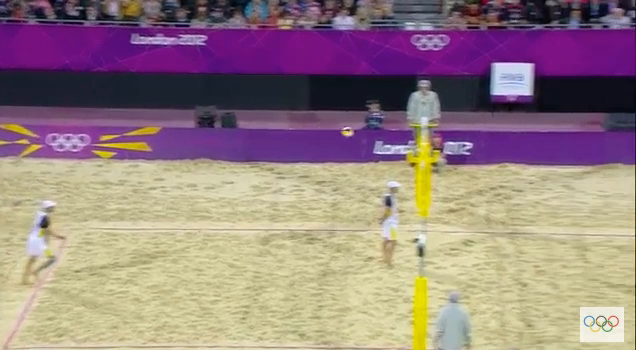
#> input picture frame 38 of media/beachVolleyball6.mov, 636 x 350 px
$ python video6.py   (Python 2 division)   (older library calls are emulated)
#> lines starting #> are read from the running program, lines starting #| are printed output that depends on the picture; after the words box and inside, x2 and y2 are one past the last pixel; in counts of white or black regions, pixels touching at a corner belong together
### equalizeColor.py
import cv2


def equalizeBGRImage(img):
    img_hsv = cv2.cvtColor(img, cv2.cv.CV_BGR2HSV)
    eql_img = cv2.equalizeHist(img_hsv[:, :, 2])
    # print eql_img.shape
    img_hsv[:, :, 2] = eql_img[:, :]
    return cv2.cvtColor(img_hsv, cv2.cv.CV_HSV2BGR)

### video6.py
import cv2
import cv2.cv as cv
import numpy as np
import equalizeColor

cap = cv2.VideoCapture('media/beachVolleyball6.mov')
# FRAME_COUNT = int(cap.get(7))
# print FRAME_COUNT
FRAME_WIDTH = int(cap.get(cv.CV_CAP_PROP_FRAME_WIDTH))
FRAME_HEIGHT = int(cap.get(cv.CV_CAP_PROP_FRAME_HEIGHT))
print FRAME_WIDTH
print FRAME_HEIGHT
FRAME_INTERVAL = 1
# ------------ manually chosen features
FRAME_START = 0
FRAME_END = 387
FULL_COURT_WIDTH = 1000
FULL_COURT_HEIGHT = 370
CORNER_1 = [181, 193]
CORNER_2 = [121, 304]
CORNER_3 = [916, 218]
CORNER_4 = [989, 336]
p0 = np.array([[402.0, 270.0], [600.0, 300.0], [370.0, 210.0],
               [467, 170.0], [550.0, 250.0]], np.float32)
p_dst = np.array([[382.0, 240.0], [580.0, 270.0], [350.0, 180.0], [
                 447, 140.0], [530.0, 220.0]], np.float32)
# ------------ manually chosen features

# Parameters for lucas kanade optical flow
lk_params = dict(winSize=(15, 15),
                 maxLevel=2,
                 criteria=(cv2.TERM_CRITERIA_EPS | cv2.TERM_CRITERIA_COUNT,
                           10, 0.1))
# Create some random colors for lk track
color = np.random.randint(0, 255, (100, 3))


def Show4Img(img1, img2, img3, img4):
    deltaw = abs(FULL_COURT_WIDTH - FRAME_WIDTH)
    deltah = abs(FULL_COURT_HEIGHT - FRAME_HEIGHT)
    print deltaw, deltah
    return 0


# First frame
ret, old_frame = cap.read()
#> old_frame is the input picture: shape (350, 636, 3); mean B, G, R 128.9, 129.1, 151.1
rows, cols, channels = old_frame.shape
#> rows = 350; cols = 636; channels = 3
# print 'rows', rows
# print 'cols', cols
h, status = cv2.findHomography(p0, p_dst)
old_frame = old_frame[0:rows, 0:cols - 5]
#> old_frame: shape (350, 631, 3)
old_gray = cv2.cvtColor(old_frame, cv2.COLOR_BGR2GRAY)
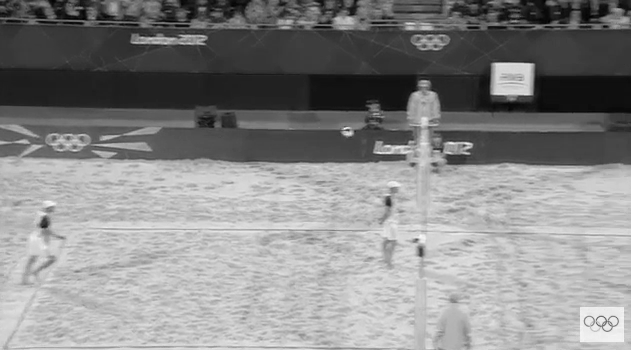
#> old_gray: shape (350, 631); min 1, max 248, mean 135.9
im_out = cv2.warpPerspective(
    old_frame, h, (FULL_COURT_WIDTH, FULL_COURT_HEIGHT))
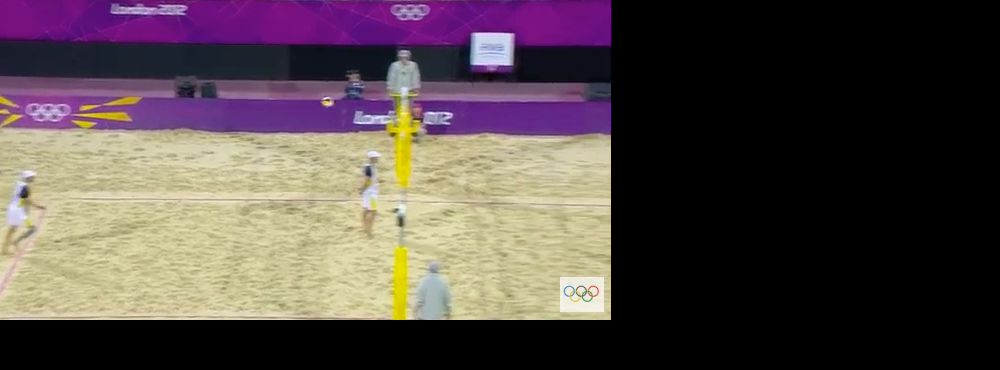
#> im_out: shape (370, 1000, 3); mean B, G, R 70.3, 71.3, 83.2
cv2.imshow('frame', im_out)

mask_draw = np.zeros_like(old_frame)
arr = []
arr.append(im_out.copy())
fr = FRAME_START
avgImg = np.float32(im_out)
fr_counter = 1

# Background generator
while(fr < FRAME_END):
    ret, frame = cap.read()
    rows, cols, channels = frame.shape
    frame = frame[0:rows, 0:cols - 5]
#> frame: shape (350, 631, 3)
    if (fr_counter % FRAME_INTERVAL == 0):
        # img1 = frame.copy()
        # print 'img1', frame.shape
        frame_gray = cv2.cvtColor(frame, cv2.COLOR_BGR2GRAY)

        # calculate optical flow
        p1, st, err = cv2.calcOpticalFlowPyrLK(
            old_gray, frame_gray, p0, None, **lk_params)
#> p1 = [[402, 270], [600, 300], [370, 210], [467, 170], [550, 250]]; st = [1, 1, 1, 1, 1]; err = [0, 0, 0, 0, 0]

        h, status = cv2.findHomography(p1, p_dst)
#> h = [[1, 1.36e-15, -20], [-5.71e-17, 1, -30], [-6.76e-19, 3.27e-18, 1]]; status = [1, 1, 1, 1, 1]
        im_out_new = cv2.warpPerspective(
            frame, h, (FULL_COURT_WIDTH, FULL_COURT_HEIGHT))

        rows, cols, channels = im_out_new.shape
#> rows = 370; cols = 1000
        roi = im_out[0:rows, 0:cols]

        # Now create a mask of logo and create its inverse mask also
        img2gray = cv2.cvtColor(im_out_new, cv2.COLOR_BGR2GRAY)
        ret, mask = cv2.threshold(img2gray, 10, 255, cv2.THRESH_BINARY)
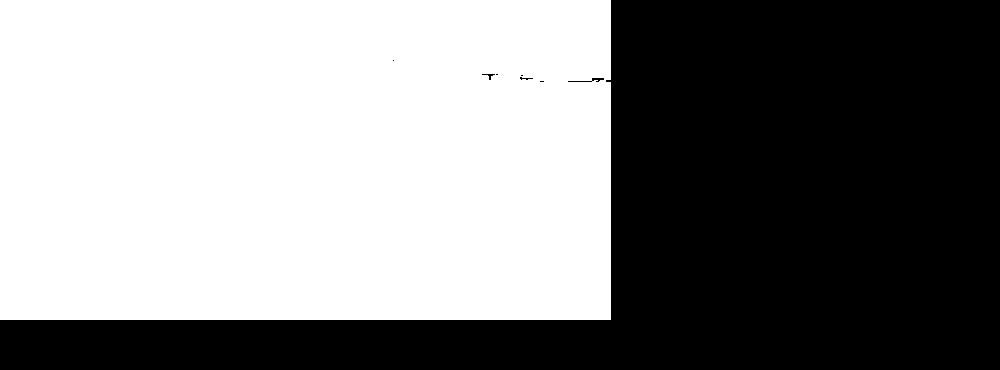
#> mask: shape (370, 1000); 52.8% white; 8 black regions (5 under 20 px), largest, box (x1, y1, x2, y2) and area: (0, 0, 1000, 370) 174490, (568, 78, 604, 82) 55, (482, 74, 495, 80) 26
        mask_inv = cv2.bitwise_not(mask)

        # Now black-out the area of logo in ROI
        img1_bg = cv2.bitwise_and(roi, roi, mask=mask_inv)

        # Take only region of logo from logo image.
        img2_fg = cv2.bitwise_and(im_out_new, im_out_new, mask=mask)

        # Put logo in ROI and modify the main image
        dst = cv2.add(img1_bg, img2_fg)
        im_out[0:rows, 0:cols] = dst
        im_gray = cv2.cvtColor(im_out, cv2.COLOR_BGR2GRAY)
        arr.append(im_out.copy())
        cv2.imshow('frame', im_out)
        print 'img2', im_out.shape
#| img2 (370, 1000, 3)
        img2 = im_out.copy()
        img4 = np.zeros(im_out.shape, np.uint8)

        # getting the background
        alpha = 1 / float(fr + 1)
        cv2.accumulateWeighted(im_out, avgImg, alpha)
        im_out = cv2.convertScaleAbs(avgImg)
        normImg = im_out.copy()

        cv2.imshow('background', normImg)

        # draw the tracks
        for i, (new, old) in enumerate(zip(p1, p0)):
            a, b = new.ravel()
            c, d = old.ravel()
            cv2.line(mask_draw, (a, b), (c, d), color[i].tolist(), 2)
            cv2.circle(frame, (a, b), 3, color[i].tolist(), -1)
#> this loop made 5 passes
#> (a, b, c, d) on passes 1 to 5: (402, 270, 402, 270), (600, 300, 600, 300), (370, 210, 370, 210), (467, 170, 467, 170), (550, 250, 550, 250)
        img = cv2.add(frame, mask_draw)

        # cv2.imshow('tracking',img)
        img1 = img.copy()
        img3 = np.zeros(img.shape, np.uint8)
        Show4Img(img1, img2, img3, img4)

        k = cv2.waitKey(1) & 0xff
#> (key Esc is pressed here)
        if k == 27:
            break

        # Now update the previous frame and previous points
        old_gray = frame_gray.copy()
        old_frame = frame.copy()
        p0 = p1.copy()

    fr_counter += 1
    fr = fr + 1

#cv2.imwrite('back6.jpg', normImg)
# Background Substraction
bg_gray = cv2.cvtColor(normImg, cv2.COLOR_BGR2GRAY)
p_bg = np.array([CORNER_1, CORNER_2, CORNER_3, CORNER_4], np.float32)

court_top = cv2.imread('court.png', 1)
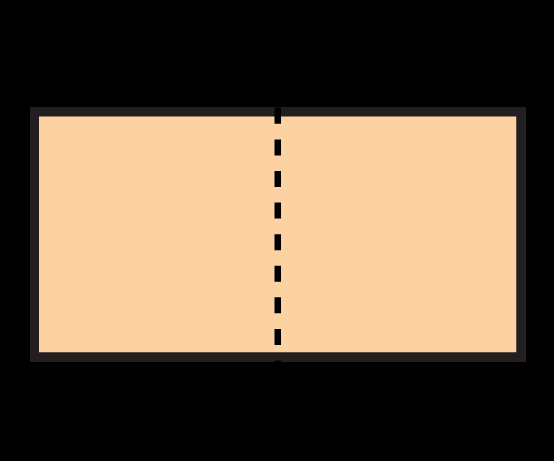
#> input picture court.png, 554 x 461 px
#> court_top is the input picture: shape (461, 554, 3); mean B, G, R 72.6, 93.6, 112.6
p_top = np.array([[40.0, 115.0], [40.0, 350.0], [
                 515.0, 115.0], [515.0, 350.0]], np.float32)
h_top, status = cv2.findHomography(p_bg, p_top)
#> h_top = [[0.925, 0.592, -224.4], [-0.124, 3.78, -541.6], [-4.17e-05, 0.00229, 1]]; status = [1, 1, 1, 1]

bg_gray = cv2.GaussianBlur(bg_gray, (21, 21), 0)
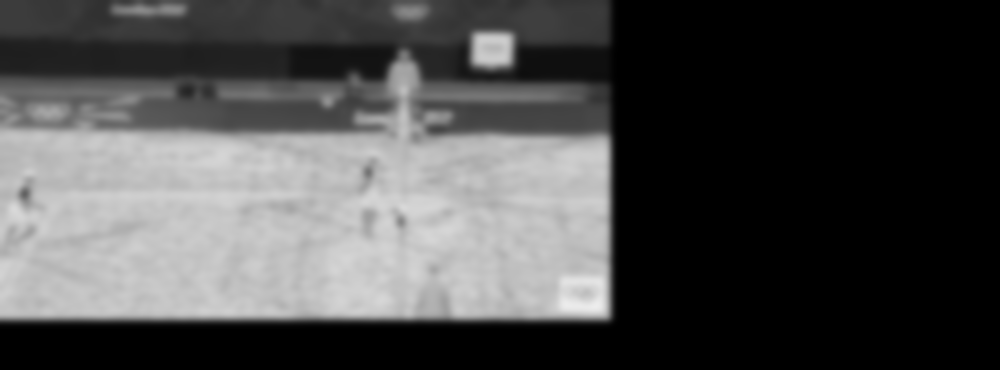
#> bg_gray: shape (370, 1000); min 0, max 237, mean 74.8
for fra_ori in arr:
    fra_ori = equalizeColor.equalizeBGRImage(fra_ori)
    fra = cv2.cvtColor(fra_ori, cv2.COLOR_BGR2GRAY)
    fra = cv2.GaussianBlur(fra, (21, 21), 0)
    frame_delta = cv2.subtract(bg_gray, fra)
    thresh = cv2.threshold(frame_delta, 70, 255, cv2.THRESH_BINARY)[1]

    # dilate the thresholded image to fill in holes, then find contours
    # on thresholded image
    thresh = cv2.dilate(thresh, None, iterations=10)
    (cnts, _) = cv2.findContours(thresh.copy(),
                                 cv2.RETR_EXTERNAL, cv2.CHAIN_APPROX_SIMPLE)

    court_top_copy = court_top.copy()
    # loop over the contours
    for c in cnts:
        # if the contour is too small, ignore it
        if cv2.contourArea(c) < 5 and cv2.contourArea(c) > 10:
            continue

        # compute the bounding box for the contour, draw it on the frame,
        # and update the text
        (x, y, w, h) = cv2.boundingRect(c)
        cv2.rectangle(fra_ori, (x, y), (x + w, y + h), (0, 255, 0), 2)

        xi = (x + x + h) / 2
        yi = y + h

        h0 = h_top[0, 0]
        h1 = h_top[0, 1]
        h2 = h_top[0, 2]
        h3 = h_top[1, 0]
        h4 = h_top[1, 1]
        h5 = h_top[1, 2]
        h6 = h_top[2, 0]
        h7 = h_top[2, 1]
        h8 = h_top[2, 2]

        tx = (h0 * xi + h1 * yi + h2)
        ty = (h3 * xi + h4 * yi + h5)
        tz = (h6 * xi + h7 * yi + h8)

        px = int(tx / tz)
        py = int(ty / tz)
        # Print the player on top down view
        cv2.circle(court_top_copy, (px, py), 3, (0, 0, 255), -1)

    cv2.imshow('frame_delta', frame_delta)
    cv2.imshow('frame_thresh', thresh)
    cv2.imshow('frame_detect', fra_ori)
    cv2.imshow('court_top', court_top_copy)

    k = cv2.waitKey(80) & 0xff
    if k == 27:
        break
#> this loop made 1 pass; (key Esc is pressed on pass 1)
#> pass 1, `fra_ori = equalizeColor.equalizeBGRImage(fra_ori)`:
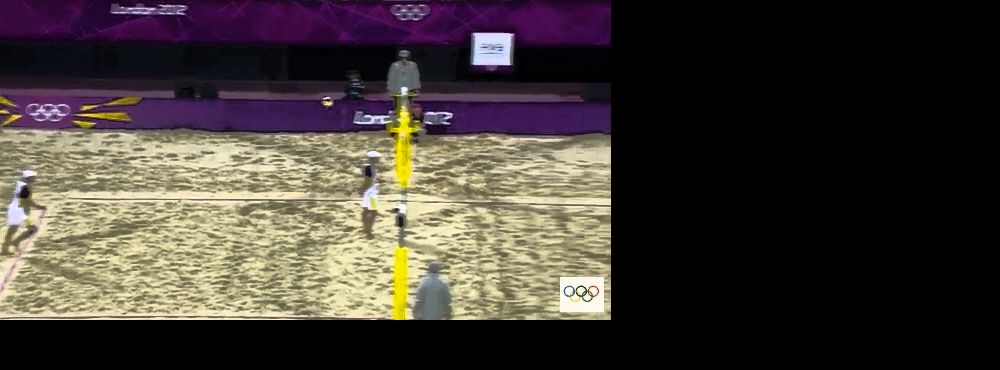
#> fra_ori: shape (370, 1000, 3); mean B, G, R 53.5, 59, 66.1
#> after the loop:
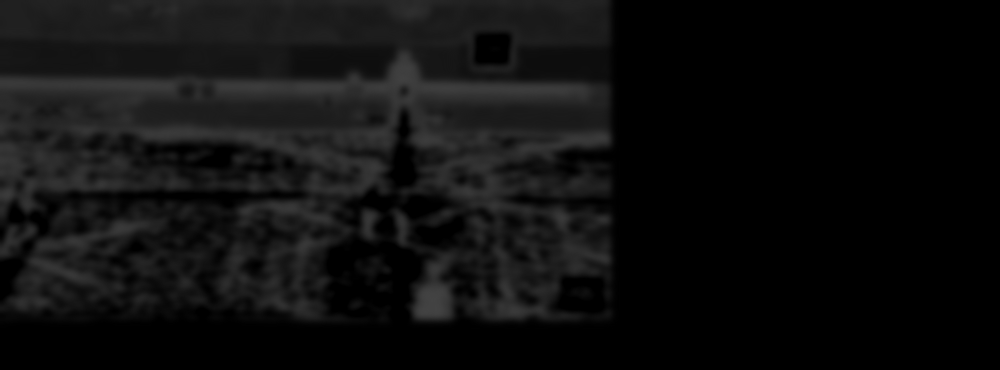
#> frame_delta: shape (370, 1000); min 0, max 67, mean 14.5

cv2.destroyAllWindows()
cap.release()

$ run again, starting later in the video
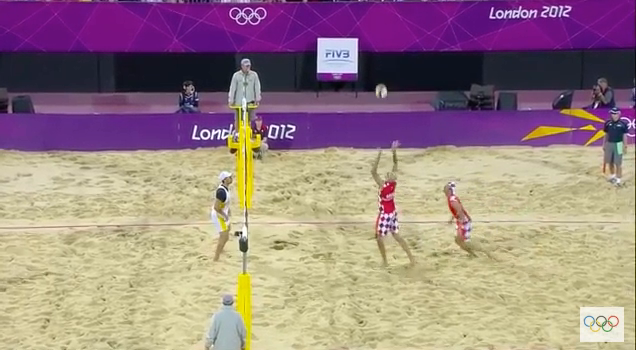
#> input picture frame 175 of media/beachVolleyball6.mov, 636 x 350 px
#> old_frame is the input picture: shape (350, 636, 3); mean B, G, R 131.4, 131, 155.1
#> old_frame: shape (350, 631, 3)
#> p1 = [[402, 270], [600.1, 300], [370, 210], [467.1, 170], [550, 250]]; st = [1, 1, 1, 1, 1]; err = [0.556, 0.6, 0.314, 0.483, 0]
#> `h, status = cv2.findHomography(p1, p_dst)`: h = [[1, 0.00379, -20.51], [6.82e-05, 1, -30.19], [-7.37e-07, 6.12e-06, 1]]; status = [1, 1, 1, 1, 1]
#> mask: shape (370, 1000); 52.8% white; 11 black regions (9 under 20 px), largest, box (x1, y1, x2, y2) and area: (0, 0, 1000, 370) 174480, (314, 52, 323, 59) 43
#| img2 (370, 1000, 3)
#> the loop `for i, (new, old) in enumerate(zip(p1, p0)):` made 5 passes
#> (a, b, c, d) on passes 1 to 5: (402, 270, 402, 270), (600.1, 300, 600, 300), (370, 210, 370, 210), (467.1, 170, 467, 170), (550, 250, 550, 250)
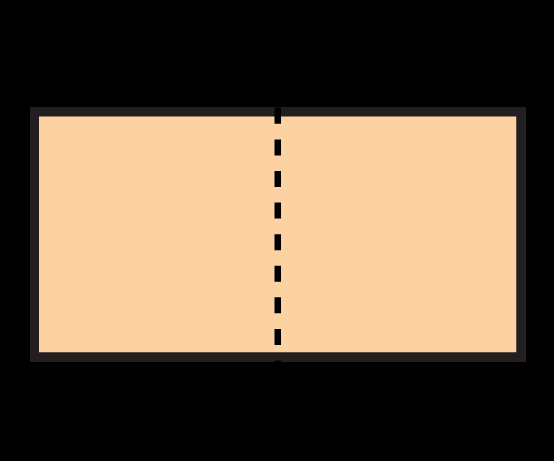
#> input picture court.png, 554 x 461 px
#> court_top is the input picture: shape (461, 554, 3); mean B, G, R 72.6, 93.6, 112.6
#> `h_top, status = cv2.findHomography(p_bg, p_top)`: h_top = [[0.925, 0.592, -224.4], [-0.124, 3.78, -541.6], [-4.17e-05, 0.00229, 1]]; status = [1, 1, 1, 1]
#> the loop `for fra_ori in arr:` made 1 pass; (key Esc is pressed on pass 1)
#> cnts on pass 1: [[[204, 299], [204, 319], [224, 319], [224, 299]]]
#> after the loop `for fra_ori in arr:`:
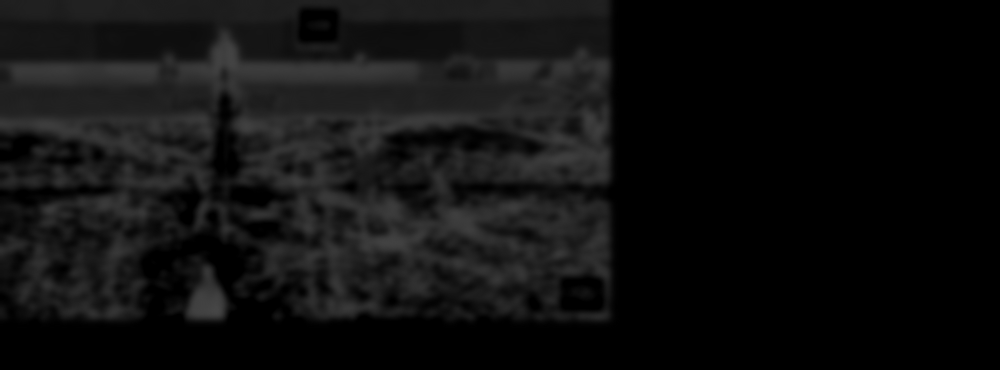
#> frame_delta: shape (370, 1000); min 0, max 71, mean 15.6

$ run again, starting later in the video
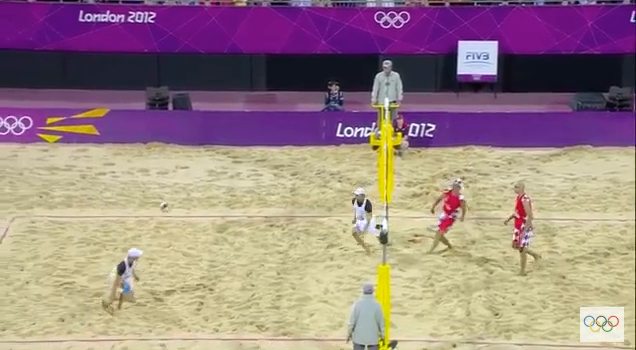
#> input picture frame 311 of media/beachVolleyball6.mov, 636 x 350 px
#> old_frame is the input picture: shape (350, 636, 3); mean B, G, R 132.7, 132.4, 156.4
#> old_frame: shape (350, 631, 3)
#> p1 = [[402, 270], [600, 300], [370, 210], [467, 169.9], [550.1, 250]]; st = [1, 1, 1, 1, 1]; err = [0.643, 0.562, 3.56, 1.57, 1.33]
#> `h, status = cv2.findHomography(p1, p_dst)`: h = [[1, -0.00764, -19.61], [0.00159, 0.996, -29.84], [7.73e-06, -1.76e-05, 1]]; status = [1, 1, 1, 1, 1]
#> mask: shape (370, 1000); 53% white; 8 black regions (6 under 20 px), largest, box (x1, y1, x2, y2) and area: (0, 0, 1000, 370) 173924, (453, 54, 461, 60) 33
#| img2 (370, 1000, 3)
#> the loop `for i, (new, old) in enumerate(zip(p1, p0)):` made 5 passes
#> (a, b, c, d) on passes 1 to 5: (402, 270, 402, 270), (600, 300, 600, 300), (370, 210, 370, 210), (467, 169.9, 467, 170), (550.1, 250, 550, 250)
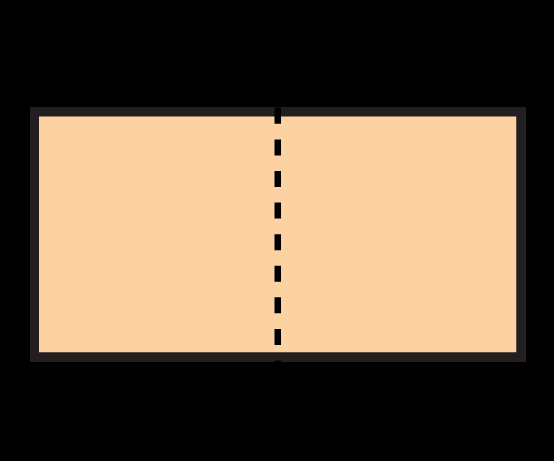
#> input picture court.png, 554 x 461 px
#> court_top is the input picture: shape (461, 554, 3); mean B, G, R 72.6, 93.6, 112.6
#> `h_top, status = cv2.findHomography(p_bg, p_top)`: h_top = [[0.925, 0.592, -224.4], [-0.124, 3.78, -541.6], [-4.17e-05, 0.00229, 1]]; status = [1, 1, 1, 1]
#> the loop `for fra_ori in arr:` made 1 pass; (key Esc is pressed on pass 1)
#> after the loop `for fra_ori in arr:`:
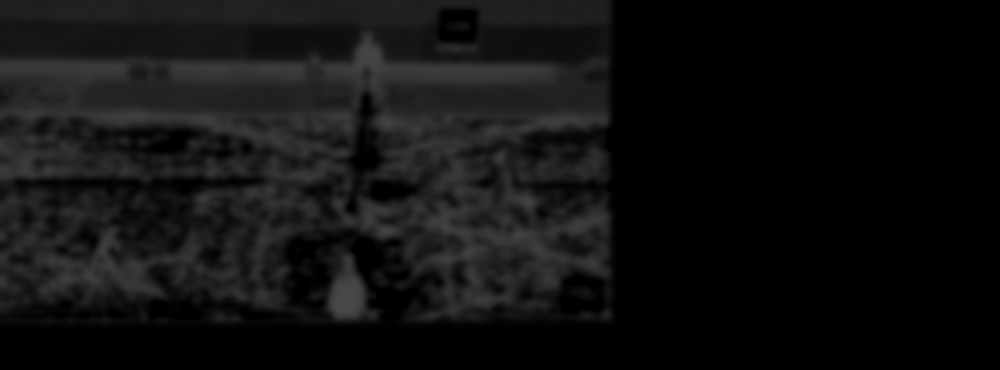
#> frame_delta: shape (370, 1000); min 0, max 73, mean 16.4
